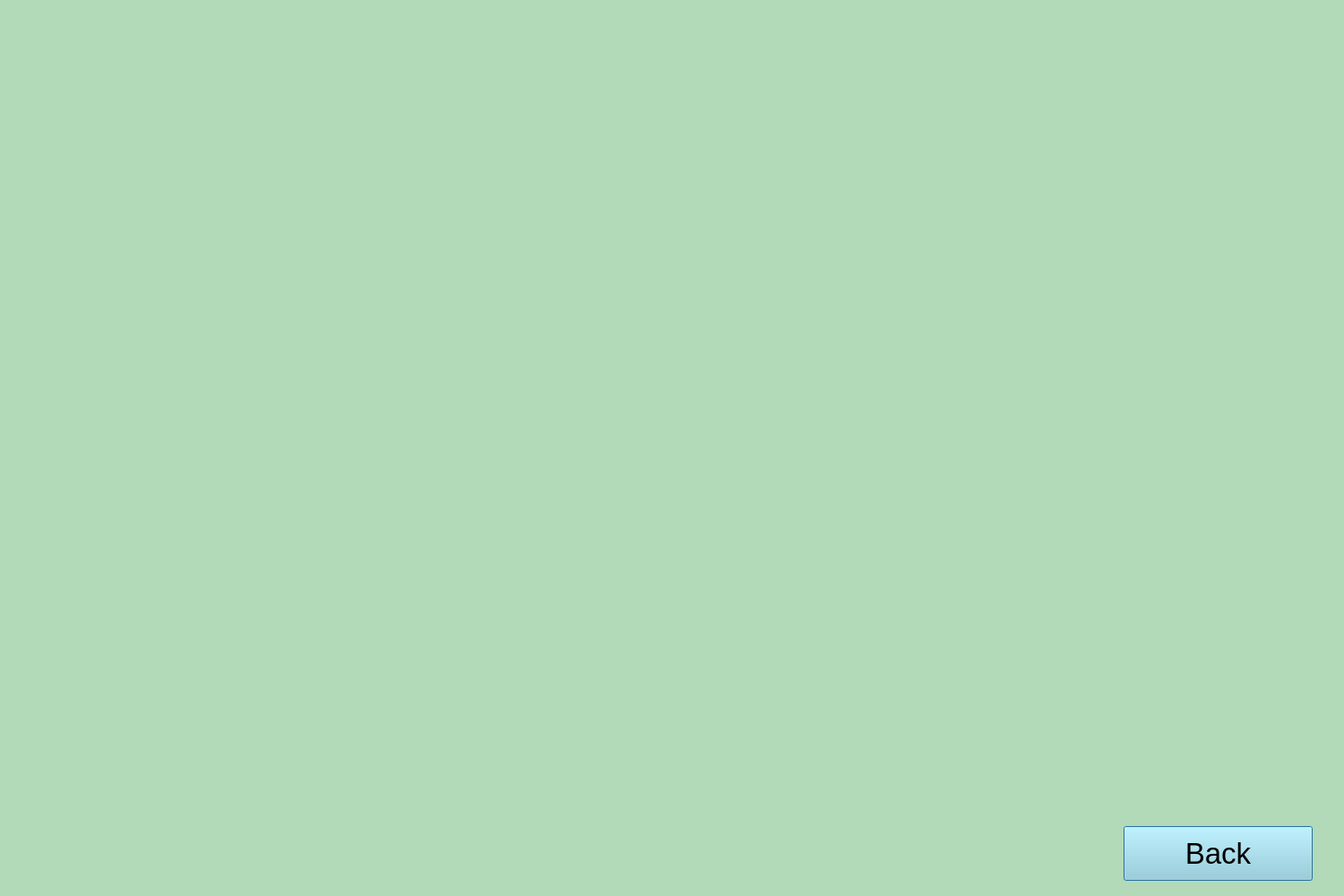
<?xml version="1.0" encoding="UTF-8"?>
<ui version="4.0">
 <class>Dialog</class>
 <widget class="QDialog" name="Dialog">
  <property name="geometry">
   <rect>
    <x>0</x>
    <y>0</y>
    <width>1500</width>
    <height>1000</height>
   </rect>
  </property>
  <property name="windowTitle">
   <string>Dialog</string>
  </property>
  <property name="styleSheet">
   <string notr="true">background-color: rgb(178, 218, 184)</string>
  </property>
  <widget class="QPushButton" name="backbutton">
   <property name="geometry">
    <rect>
     <x>1254</x>
     <y>922</y>
     <width>211</width>
     <height>61</height>
    </rect>
   </property>
   <property name="styleSheet">
    <string notr="true">font-size:25pt;
background-color: rgb(150, 211, 222);</string>
   </property>
   <property name="text">
    <string>Back</string>
   </property>
  </widget>
 </widget>
 <resources/>
 <connections/>
</ui>
